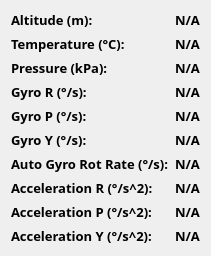
       <widget class="QWidget" name="telemetry_container_1" native="true">
        <layout class="QGridLayout" name="gridLayout_2">
         <item row="1" column="1">
          <layout class="QHBoxLayout" name="horizontalLayout_4" stretch="1,0">
           <item>
            <layout class="QVBoxLayout" name="telemetry_panel">
             <item>
              <widget class="QLabel" name="alt_label">
               <property name="font">
                <font>
                 <family>Sans Serif Collection</family>
                 <pointsize>10</pointsize>
                 <weight>75</weight>
                 <bold>true</bold>
                </font>
               </property>
               <property name="styleSheet">
                <string notr="true">border: none;</string>
               </property>
               <property name="text">
                <string>Altitude (m):</string>
               </property>
              </widget>
             </item>
             <item>
              <widget class="QLabel" name="temp_label">
               <property name="font">
                <font>
                 <family>Sans Serif Collection</family>
                 <pointsize>10</pointsize>
                 <weight>75</weight>
                 <bold>true</bold>
                 <kerning>true</kerning>
                </font>
               </property>
               <property name="styleSheet">
                <string notr="true">border: none;</string>
               </property>
               <property name="text">
                <string>Temperature (°C):</string>
               </property>
              </widget>
             </item>
             <item>
              <widget class="QLabel" name="pressure_label">
               <property name="font">
                <font>
                 <family>Sans Serif Collection</family>
                 <pointsize>10</pointsize>
                 <weight>75</weight>
                 <bold>true</bold>
                </font>
               </property>
               <property name="styleSheet">
                <string notr="true">border: none;</string>
               </property>
               <property name="text">
                <string>Pressure (kPa):</string>
               </property>
              </widget>
             </item>
             <item>
              <widget class="QLabel" name="gyro_r_label">
               <property name="font">
                <font>
                 <family>Sans Serif Collection</family>
                 <pointsize>10</pointsize>
                 <weight>75</weight>
                 <bold>true</bold>
                </font>
               </property>
               <property name="styleSheet">
                <string notr="true">border: none;</string>
               </property>
               <property name="text">
                <string>Gyro R (°/s):</string>
               </property>
              </widget>
             </item>
             <item>
              <widget class="QLabel" name="gyro_p_label">
               <property name="font">
                <font>
                 <family>Sans Serif Collection</family>
                 <pointsize>10</pointsize>
                 <weight>75</weight>
                 <bold>true</bold>
                </font>
               </property>
               <property name="text">
                <string>Gyro P (°/s):</string>
               </property>
              </widget>
             </item>
             <item>
              <widget class="QLabel" name="gyro_y_label">
               <property name="font">
                <font>
                 <family>Sans Serif Collection</family>
                 <pointsize>10</pointsize>
                 <weight>75</weight>
                 <bold>true</bold>
                </font>
               </property>
               <property name="text">
                <string>Gyro Y (°/s):</string>
               </property>
              </widget>
             </item>
             <item>
              <widget class="QLabel" name="auto_gyro_rot_rate_label">
               <property name="font">
                <font>
                 <family>Sans Serif Collection</family>
                 <pointsize>10</pointsize>
                 <weight>75</weight>
                 <bold>true</bold>
                </font>
               </property>
               <property name="text">
                <string>Auto Gyro Rot Rate (°/s):</string>
               </property>
              </widget>
             </item>
             <item>
              <widget class="QLabel" name="accel_r_label">
               <property name="font">
                <font>
                 <family>Sans Serif Collection</family>
                 <pointsize>10</pointsize>
                 <weight>75</weight>
                 <bold>true</bold>
                </font>
               </property>
               <property name="text">
                <string>Acceleration R (°/s^2):</string>
               </property>
              </widget>
             </item>
             <item>
              <widget class="QLabel" name="accel_p_label">
               <property name="font">
                <font>
                 <family>Sans Serif Collection</family>
                 <pointsize>10</pointsize>
                 <weight>75</weight>
                 <bold>true</bold>
                </font>
               </property>
               <property name="text">
                <string>Acceleration P (°/s^2):</string>
               </property>
              </widget>
             </item>
             <item>
              <widget class="QLabel" name="accel_y_label">
               <property name="font">
                <font>
                 <family>Sans Serif Collection</family>
                 <pointsize>10</pointsize>
                 <weight>75</weight>
                 <bold>true</bold>
                 <kerning>true</kerning>
                </font>
               </property>
               <property name="text">
                <string>Acceleration Y (°/s^2):</string>
               </property>
              </widget>
             </item>
            </layout>
           </item>
           <item>
            <layout class="QVBoxLayout" name="verticalLayout_3">
             <item>
              <widget class="QLabel" name="ALTITUDE">
               <property name="font">
                <font>
                 <family>Sans Serif Collection</family>
                 <pointsize>10</pointsize>
                 <weight>75</weight>
                 <bold>true</bold>
                </font>
               </property>
               <property name="text">
                <string>N/A</string>
               </property>
              </widget>
             </item>
             <item>
              <widget class="QLabel" name="TEMPERATURE">
               <property name="font">
                <font>
                 <family>Sans Serif Collection</family>
                 <pointsize>10</pointsize>
                 <weight>75</weight>
                 <bold>true</bold>
                </font>
               </property>
               <property name="text">
                <string>N/A</string>
               </property>
              </widget>
             </item>
             <item>
              <widget class="QLabel" name="PRESSURE">
               <property name="font">
                <font>
                 <family>Sans Serif Collection</family>
                 <pointsize>10</pointsize>
                 <weight>75</weight>
                 <bold>true</bold>
                </font>
               </property>
               <property name="text">
                <string>N/A</string>
               </property>
              </widget>
             </item>
             <item>
              <widget class="QLabel" name="GYRO_R">
               <property name="font">
                <font>
                 <family>Sans Serif Collection</family>
                 <pointsize>10</pointsize>
                 <weight>75</weight>
                 <bold>true</bold>
                </font>
               </property>
               <property name="text">
                <string>N/A</string>
               </property>
              </widget>
             </item>
             <item>
              <widget class="QLabel" name="GYRO_P">
               <property name="font">
                <font>
                 <family>Sans Serif Collection</family>
                 <pointsize>10</pointsize>
                 <weight>75</weight>
                 <bold>true</bold>
                </font>
               </property>
               <property name="text">
                <string>N/A</string>
               </property>
              </widget>
             </item>
             <item>
              <widget class="QLabel" name="GYRO_Y">
               <property name="font">
                <font>
                 <family>Sans Serif Collection</family>
                 <pointsize>10</pointsize>
                 <weight>75</weight>
                 <bold>true</bold>
                </font>
               </property>
               <property name="text">
                <string>N/A</string>
               </property>
              </widget>
             </item>
             <item>
              <widget class="QLabel" name="AUTO_GYRO_ROTATION_RATE">
               <property name="font">
                <font>
                 <family>Sans Serif Collection</family>
                 <pointsize>10</pointsize>
                 <weight>75</weight>
                 <bold>true</bold>
                </font>
               </property>
               <property name="text">
                <string>N/A</string>
               </property>
              </widget>
             </item>
             <item>
              <widget class="QLabel" name="ACCEL_R">
               <property name="font">
                <font>
                 <family>Sans Serif Collection</family>
                 <pointsize>10</pointsize>
                 <weight>75</weight>
                 <bold>true</bold>
                </font>
               </property>
               <property name="text">
                <string>N/A</string>
               </property>
              </widget>
             </item>
             <item>
              <widget class="QLabel" name="ACCEL_P">
               <property name="font">
                <font>
                 <family>Sans Serif Collection</family>
                 <pointsize>10</pointsize>
                 <weight>75</weight>
                 <bold>true</bold>
                </font>
               </property>
               <property name="text">
                <string>N/A</string>
               </property>
              </widget>
             </item>
             <item>
              <widget class="QLabel" name="ACCEL_Y">
               <property name="font">
                <font>
                 <family>Sans Serif Collection</family>
                 <pointsize>10</pointsize>
                 <weight>75</weight>
                 <bold>true</bold>
                </font>
               </property>
               <property name="text">
                <string>N/A</string>
               </property>
              </widget>
             </item>
            </layout>
           </item>
          </layout>
         </item>
        </layout>
       </widget>
